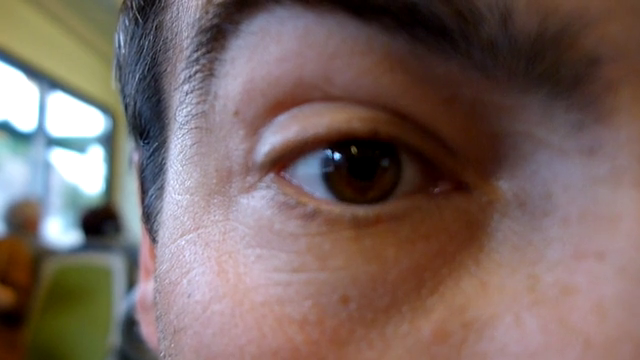
#> input picture frame 15 of eye_motion.mp4, 640 x 360 px
$ python goz-izleme2.py
#> lines starting #> are read from the running program, lines starting #| are printed output that depends on the picture; after the words box and inside, x2 and y2 are one past the last pixel; in counts of white or black regions, pixels touching at a corner belong together
import cv2
from cv2 import waitKey
from sortedcontainers import SortedDict

cap = cv2.VideoCapture("eye_motion.mp4")

while True:
    ret, frame = cap.read()
#> frame is the input picture: shape (360, 640, 3); mean B, G, R 97.9, 102.8, 121.2
    if ret is False:
        break

    roi = frame[80:210, 230:450]
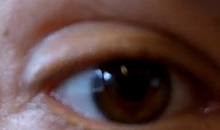
#> roi: shape (130, 220, 3); mean B, G, R 64.2, 67.3, 92.3

    gray = cv2.cvtColor(roi, cv2.COLOR_BGR2GRAY)
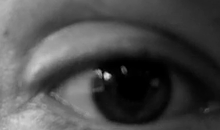
#> gray: shape (130, 220); min 0, max 221, mean 74.4

    _,thresh = cv2.threshold(gray, 1, 255, cv2.THRESH_BINARY_INV)
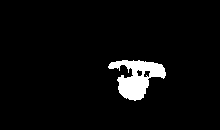
#> thresh: shape (130, 220); 4.3% white; 1 white region

    contours,_ = cv2.findContours(thresh, cv2.RETR_TREE, cv2.CHAIN_APPROX_SIMPLE)
#> contours = 3 contours; box (x1, y1, x2, y2) and area: (108, 60, 166, 101) 1168, (143, 70, 151, 78) 38, (136, 69, 143, 77) 30

    contours = sorted(contours, key=lambda x: cv2.contourArea(x), reverse=True)

    cv2.imshow("roi", roi)
    cv2.imshow("thresh", thresh)

    if cv2.waitKey(80) & 0xFF == ord("q"):
#> (key q is pressed here)
        break

cap.release()
cv2.destroyAllWindows()
